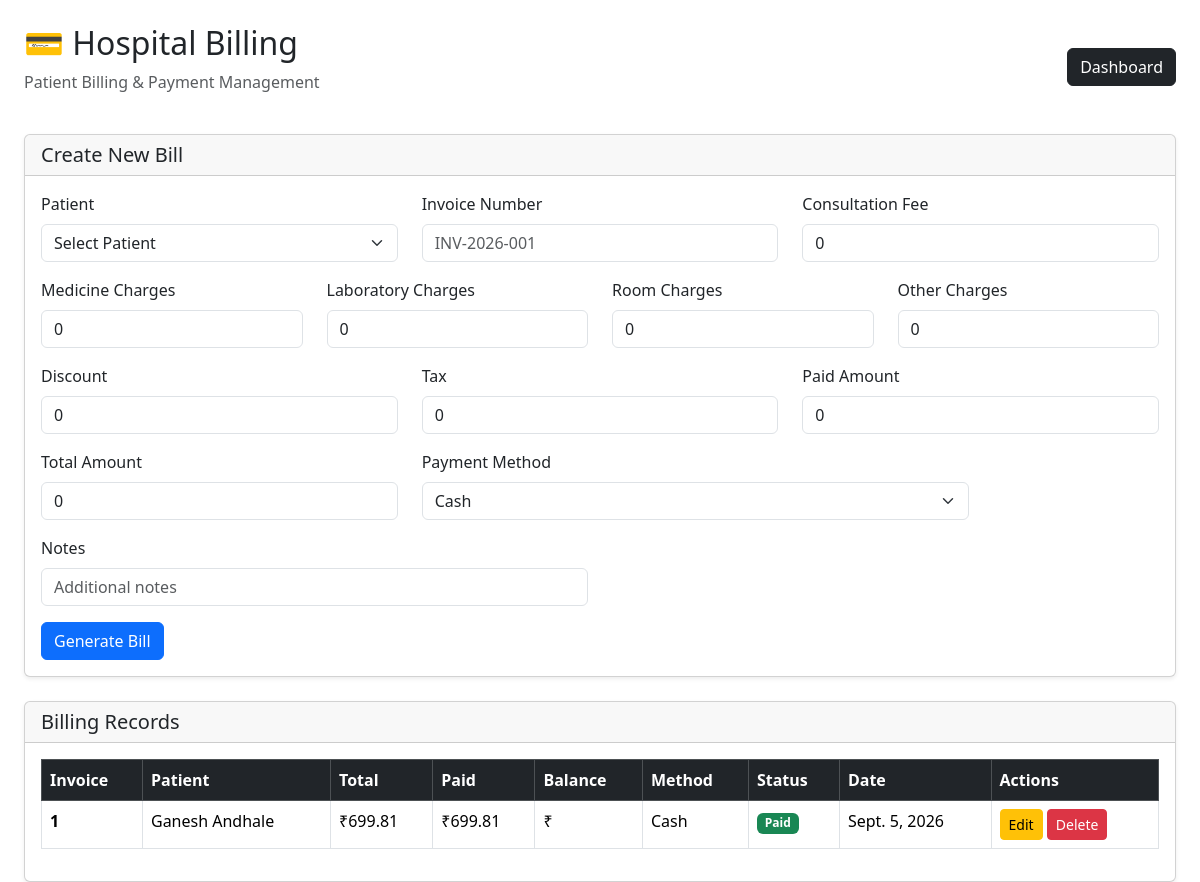
The app's page /billing/ with its own data.
### billing/models.py (models this page shows, shortened)
class Bill(models.Model):
    PAYMENT_METHODS = [
        ('Cash', 'Cash'),
        ('UPI', 'UPI'),
        ('Card', 'Card'),
        ('Bank Transfer', 'Bank Transfer'),
    ]
    PAYMENT_STATUS = [
        ('Pending', 'Pending'),
        ('Partial', 'Partial'),
        ('Paid', 'Paid'),
    ]
    patient = models.ForeignKey(
        Patient,
        on_delete=models.CASCADE
    )
    invoice_number = models.CharField(
        max_length=100,
        unique=True
    )
    consultation_fee = models.DecimalField(
        max_digits=10,
        decimal_places=2,
        default=0
    )
    medicine_charges = models.DecimalField(
        max_digits=10,
        decimal_places=2,
        default=0
    )
    laboratory_charges = models.DecimalField(
        max_digits=10,
        decimal_places=2,
        default=0
    )
    room_charges = models.DecimalField(
        max_digits=10,
        decimal_places=2,
        default=0
    )
    other_charges = models.DecimalField(
        max_digits=10,
        decimal_places=2,
        default=0
    )
    discount = models.DecimalField(
        max_digits=10,
        decimal_places=2,
        default=0
    )
    tax = models.DecimalField(
        max_digits=10,
        decimal_places=2,
        default=0
    )
    total_amount = models.DecimalField(
        max_digits=10,
        decimal_places=2,
        default=0
    )
    paid_amount = models.DecimalField(
        max_digits=10,
        decimal_places=2,
        default=0
    )
    payment_method = models.CharField(
        max_length=50,
        choices=PAYMENT_METHODS,
        default='Cash'
    )
    payment_status = models.CharField(
        max_length=30,
        choices=PAYMENT_STATUS,
        default='Pending'
    )
    bill_date = models.DateField(
        auto_now_add=True
    )
    notes = models.TextField(
        blank=True
    )

### patients/models.py (models this page shows, shortened)
class Patient(models.Model):
    GENDER_CHOICES = [
        ('Male', 'Male'),
        ('Female', 'Female'),
        ('Other', 'Other'),
    ]
    BLOOD_GROUP_CHOICES = [
        ('A+', 'A+'),
        ('A-', 'A-'),
        ('B+', 'B+'),
        ('B-', 'B-'),
        ('AB+', 'AB+'),
        ('AB-', 'AB-'),
        ('O+', 'O+'),
        ('O-', 'O-'),
    ]
    name = models.CharField(max_length=100)
    email = models.EmailField(unique=True)
    phone = models.CharField(max_length=15)
    date_of_birth = models.DateField()
    gender = models.CharField(max_length=10, choices=GENDER_CHOICES)
    blood_group = models.CharField(
        max_length=5,
        choices=BLOOD_GROUP_CHOICES
    )
    address = models.TextField()
    emergency_contact = models.CharField(max_length=15)
    registered_at = models.DateTimeField(auto_now_add=True)
    profile_image = models.ImageField(
        upload_to='patients/',
        blank=True,
        null=True
    )

### billing/views.py (the view)
# urls.py: path('billing/', include('billing.urls')),
def billing(request):
    data = Bill.objects.select_related(
        'patient'
    ).all().order_by('-bill_date')
    patients = Patient.objects.all().order_by('name')
    return render(
        request,
        'billing/billing.html',
        {
            'data': data,
            'patients': patients
        }
    )

### templates/billing/billing.html (shortened to what this page needs)
<!DOCTYPE html>
<html lang="en">
<head>
    <link
        href="https://cdn.jsdelivr.net/npm/bootstrap@5.3.3/dist/css/bootstrap.min.css"
        rel="stylesheet">
</head>
<body>
<div class="container-fluid mt-4 px-4">
    <div class="d-flex justify-content-between align-items-center mb-4">
        <div>
            <h2>💳 Hospital Billing</h2>
            <p class="text-muted">
                Patient Billing & Payment Management
            </p>
        </div>
        <a
            href="{% url 'dashboard' %}"
            class="btn btn-dark">
            Dashboard
        </a>
    </div>
    <div class="card shadow-sm mb-4">
        <div class="card-header">
            <h5 class="mb-0">
                Create New Bill
            </h5>
        </div>
        <div class="card-body">
            <form
                method="POST"
                action="{% url 'bill_save' %}">
                <div class="row">
                    <div class="col-md-4 mb-3">
                        <label class="form-label">
                            Patient
                        </label>
                        <select
                            name="patient"
                            class="form-select"
                            required>
                            <option value="">
                                Select Patient
                            </option>
                        </select>
                    </div>
                    <div class="col-md-4 mb-3">
                        <label class="form-label">
                            Invoice Number
                        </label>
                        <input
                            type="text"
                            name="invoice_number"
                            class="form-control"
                            placeholder="INV-2026-001"
                            required>
                    </div>
                    <div class="col-md-4 mb-3">
                        <label class="form-label">
                            Consultation Fee
                        </label>
                        <input
                            type="number"
                            name="consultation_fee"
                            class="form-control"
                            step="0.01"
                            value="0">
                    </div>
                    <div class="col-md-3 mb-3">
                        <label class="form-label">
                            Medicine Charges
                        </label>
                        <input
                            type="number"
                            name="medicine_charges"
                            class="form-control"
                            step="0.01"
                            value="0">
                    </div>
                    <div class="col-md-3 mb-3">
                        <label class="form-label">
                            Laboratory Charges
                        </label>
                        <input
                            type="number"
                            name="laboratory_charges"
                            class="form-control"
                            step="0.01"
                            value="0">
                    </div>
                    <div class="col-md-3 mb-3">
                        <label class="form-label">
                            Room Charges
                        </label>
                        <input
                            type="number"
                            name="room_charges"
                            class="form-control"
                            step="0.01"
                            value="0">
                    </div>
                    <div class="col-md-3 mb-3">
                        <label class="form-label">
                            Other Charges
                        </label>
                        <input
                            type="number"
                            name="other_charges"
                            class="form-control"
                            step="0.01"
                            value="0">
                    </div>
                    <div class="col-md-4 mb-3">
                        <label class="form-label">
                            Discount
                        </label>
                        <input
                            type="number"
                            name="discount"
                            class="form-control"
                            step="0.01"
                            value="0">
                    </div>
                    <div class="col-md-4 mb-3">
                        <label class="form-label">
                            Tax
                        </label>
                        <input
                            type="number"
                            name="tax"
                            class="form-control"
                            step="0.01"
                            value="0">
                    </div>
                    <div class="col-md-4 mb-3">
                        <label class="form-label">
                            Paid Amount
                        </label>
                        <input
                            type="number"
                            name="paid_amount"
                            class="form-control"
                            step="0.01"
                            value="0">
                    </div>
                    <div class="col-md-4 mb-3">
    <label class="form-label">
        Total Amount
    </label>
    <input
        type="number"
        id="total_amount"
        class="form-control"
        value="0"
        readonly>
</div>
                    <div class="col-md-6 mb-3">
                        <label class="form-label">
                            Payment Method
                        </label>
                        <select
                            name="payment_method"
                            class="form-select">
                            <option value="Cash">
                                Cash
                            </option>
                        </select>
                    </div>
                    <div class="col-md-6 mb-3">
                        <label class="form-label">
                            Notes
                        </label>
                        <input
                            type="text"
                            name="notes"
                            class="form-control"
                            placeholder="Additional notes">
                    </div>
                </div>
                <button
                    type="submit"
                    class="btn btn-primary">
                    Generate Bill
                </button>
            </form>
        </div>
    </div>
    <div class="card shadow-sm">
        <div class="card-header">
            <h5 class="mb-0">
                Billing Records
            </h5>
        </div>
        <div class="card-body">
            <div class="table-responsive">
                <table class="table table-bordered table-hover">
                    <thead class="table-dark">
                        <tr>
                            <th>Invoice</th>
                            <th>Patient</th>
                            <th>Total</th>
                            <th>Paid</th>
                            <th>Balance</th>
                            <th>Method</th>
                            <th>Status</th>
                            <th>Date</th>
                            <th>Actions</th>
                        </tr>
                    </thead>
                    <tbody>
                        {% for bill in data %}
                        <tr>
                            <td>
                                <strong>
                                    {{ bill.invoice_number }}
                                </strong>
                            </td>
                            <td>
                                {{ bill.patient.name }}
                            </td>
                            <td>
                                ₹{{ bill.total_amount }}
                            </td>
                            <td>
                                ₹{{ bill.paid_amount }}
                            </td>
                            <td>
                                ₹{{ bill.total_amount|add:"-"|add:bill.paid_amount }}
                            </td>
                            <td>
                                {{ bill.payment_method }}
                            </td>
                            <td>
                                {% if bill.payment_status == "Paid" %}
                                <span class="badge bg-success">
                                    Paid
                                </span>
                                {% elif bill.payment_status == "Partial" %}
                                <span class="badge bg-warning text-dark">
                                    Partial
                                </span>
                                {% else %}
                                <span class="badge bg-danger">
                                    Pending
                                </span>
                                {% endif %}
                            </td>
                            <td>
                                {{ bill.bill_date }}
                            </td>
                            <td>
                                <a
                                    href="{% url 'bill_edit' bill.id %}"
                                    class="btn btn-warning btn-sm">
                                    Edit
                                </a>
                                <a
                                    href="{% url 'bill_delete' bill.id %}"
                                    class="btn btn-danger btn-sm"
                                    onclick="return confirm('Delete this bill?');">
                                    Delete
                                </a>
                            </td>
                        </tr>
                        {% endfor %}
                    </tbody>
                </table>
            </div>
        </div>
    </div>
</div>
</body>
</html>

### records on screen
Bill: invoice_number "1", patient.name "Ganesh Andhale", total_amount "699.81", paid_amount "699.81", payment_method "Cash", payment_status "Paid", bill_date "Sept. 5, 2026"
